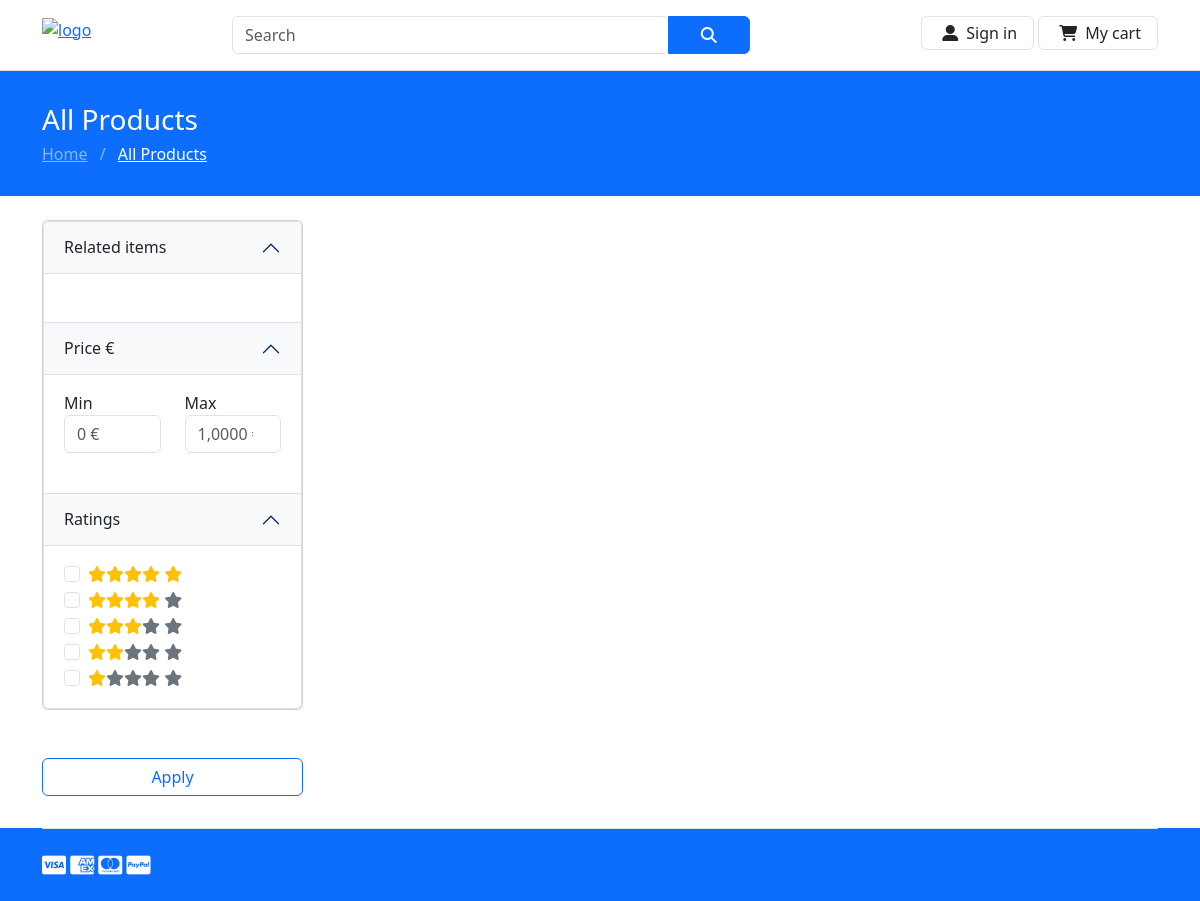
/lista.php, run on an earlier commit of the app's database.
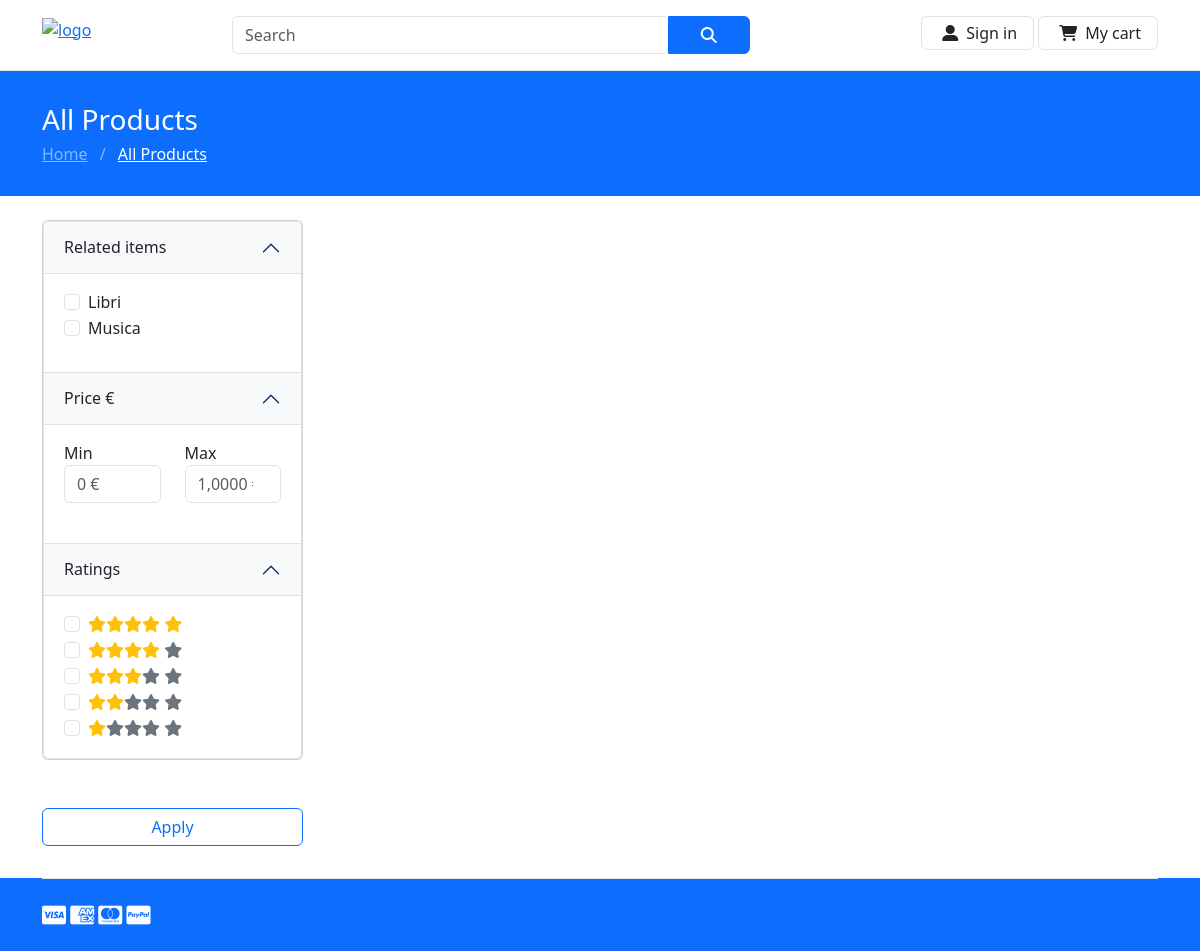
And on a later commit of the database.
### tables this page shows
CREATE TABLE `commerce_categorie` (
  `id` int(11) NOT NULL,
  `tipo` varchar(32) NOT NULL
);

### lista.php (the view, shortened to what the changed rows need)
<!DOCTYPE html>
<html lang="en">
<head>
    <link href="https://cdn.jsdelivr.net/npm/bootstrap@5.3.0-alpha2/dist/css/bootstrap.min.css" rel="stylesheet">
    <link rel="stylesheet" href="https://cdn.jsdelivr.net/npm/@fortawesome/fontawesome-free@6.1.1/css/all.css">
    <link rel="stylesheet" href="https://cdnjs.cloudflare.com/ajax/libs/font-awesome/4.7.0/css/font-awesome.min.css">
    <link rel="stylesheet" href="style.css">
</head>
<body>
    <section class="">
        <div class="container">
            <div class="row">
                <div class="col-lg-3">
                    <form action="lista.php" method="post">
                        <div class="collapse card d-lg-block mb-5" id="navbarSupportedContent">
                            <div class="accordion" id="accordionPanelsStayOpenExample">
                                <div class="accordion-item">
                                    <h2 class="accordion-header" id="headingOne">
                                        <button class="accordion-button text-dark bg-light" type="button" data-bs-toggle="collapse" data-bs-target="#panelsStayOpen-collapseOne" aria-expanded="true" aria-controls="panelsStayOpen-collapseOne">
                                            Related items
                                        </button>
                                    </h2>
                                    <div id="panelsStayOpen-collapseOne" class="accordion-collapse collapse show" aria-labelledby="headingOne">
                                        <div class="accordion-body">
                                            <ul class="list-unstyled">
                                                <?php
                                                include("connection.php");
                                                $sql = "SELECT * FROM commerce_categorie";
                                                $result = $conn->query($sql);
                                                if ($result->num_rows > 0) {
                                                    while ($row = $result->fetch_assoc()) {
                                                        if (isset($_POST['filtro'])) {
                                                            if (isset($_POST['cate'])) {
                                                                if (in_array($row["id"], $_POST['cate'])) {
                                                                    echo '<div class="form-check">
                                                <input class="form-check-input" checked type="checkbox" value="' . $row["id"] . '" name="cate[]" id="flexCheckDefault" /> ' . $row["tipo"] . '
                                            </div>';
                                                                } else
                                                                    echo '<div class="form-check">
                                                <input class="form-check-input" type="checkbox" value="' . $row["id"] . '" name="cate[]" id="flexCheckDefault" /> ' . $row["tipo"] . '
                                            </div>';
                                                            } else
                                                                echo '<div class="form-check">
                                                <input class="form-check-input" type="checkbox" value="' . $row["id"] . '" name="cate[]" id="flexCheckDefault" /> ' . $row["tipo"] . '
                                            </div>';
                                                        } else
                                                            echo '<div class="form-check">
                                                <input class="form-check-input" type="checkbox" value="' . $row["id"] . '" name="cate[]" id="flexCheckDefault" /> ' . $row["tipo"] . '
                                            </div>';
                                                    }
                                                }
                                                ?>
                                            </ul>
                                        </div>
                                    </div>
                                </div>
                                <div class="accordion-item">
                                    <h2 class="accordion-header" id="headingThree">
                                        <button class="accordion-button text-dark bg-light" type="button" data-bs-toggle="collapse" data-bs-target="#panelsStayOpen-collapseThree" aria-expanded="false" aria-controls="panelsStayOpen-collapseThree">
                                            Price €
                                        </button>
                                    </h2>
                                </div>
                                <div class="accordion-item">
                                    <h2 class="accordion-header" id="headingThree">
                                        <button class="accordion-button text-dark bg-light" type="button" data-bs-toggle="collapse" data-bs-target="#panelsStayOpen-collapseFive" aria-expanded="false" aria-controls="panelsStayOpen-collapseFive">
                                            Ratings
                                        </button>
                                    </h2>
                                </div>
                            </div>
                        </div>
                    </form>
                </div>
            </div>
        </div>
    </section>
</body>
</html>

What changed in the data, as far as the page shows it:
added commerce_categorie: tipo "Libri"
added commerce_categorie: tipo "Musica"
